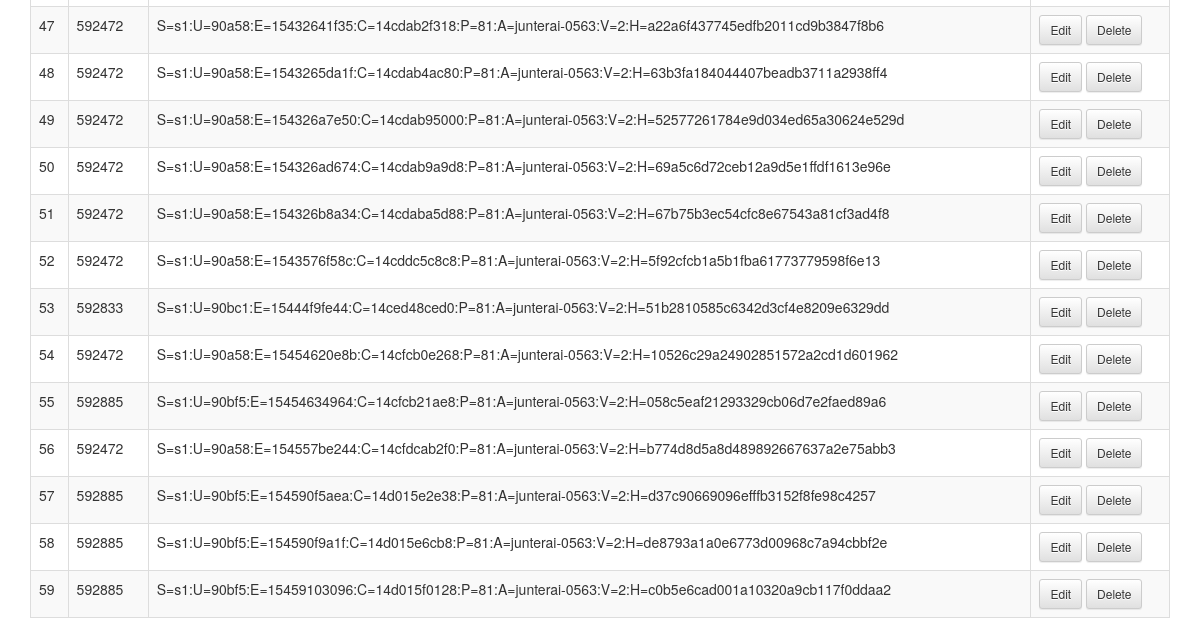
Page /cms/user/ (lower part) on the earlier database version.
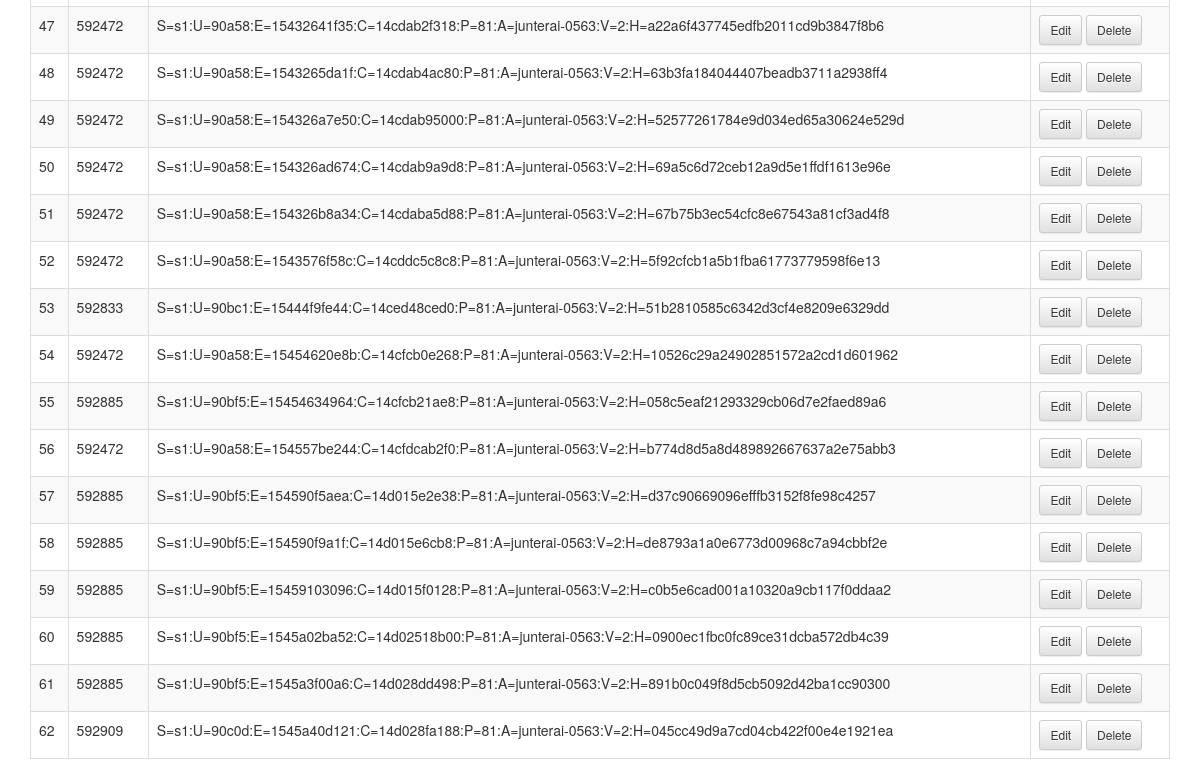
Same page on the later database version.
### cms/models.py (models this page shows, shortened)
class User(models.Model):
    user_id = models.CharField(u'user_id', max_length=255)
    access_token = models.CharField(u'access_token', max_length=255, blank=True)

### cms/views.py (the view)
# urls.py: url(r'^user/(?P<user_id>\d+)/$', views.user_list, name='user_list'),   # 一覧
def user_list(request, user_id=None):
	'''get user_list'''
	users = User.objects.all().order_by('id')
	return render_to_response('cms/user_list.html',  # 使用するテンプレート
                              {'users': users},       # テンプレートに渡すデータ
                              context_instance=RequestContext(request))  # その他標準のコンテキスト

### cms/templates/cms/user_list.html (shortened to what this page needs)
{% extends "cms/base.html" %}
{% block content %}
    <table class="table table-striped table-bordered">
      <tbody>
        {% for user in users %}
        <tr>
          <td>{{ user.id }}</td>
          <td>{{ user.user_id }}</td>
          <td>{{ user.access_token }}</td>
          <td>
            <a href="/cms/user/mod/{{ user.user_id }}" class="btn btn-default btn-sm">Edit</a>
            <a href="/cms/user/del/{{ user.user_id }}" class="btn btn-default btn-sm">Delete</a>
          </td>
        </tr>
        {% endfor %}
      </tbody>
    </table>
{% endblock content %}

### cms/templates/cms/base.html (shortened to what this page needs)
{% load staticfiles %}
<!DOCTYPE html>
<html lang="{{ LANGUAGE_CODE|default:"en-us" }}">
<head>
<link href="{% static 'styles/bootstrap.css' %}" rel="stylesheet">
<link rel="stylesheet" href="https://maxcdn.bootstrapcdn.com/bootstrap/3.3.4/css/bootstrap-theme.min.css">
</head>
<body>
  <div class="container">
    {% block content %}{% endblock %}
  </div>
</body>
</html>

### cms/templates/cms/user_list.html (style rules this page uses)
table { margin-top: 8px; }

Differences in the rows shown:
added User: id "60", user_id "592885", access_token "S=s1:U=90bf5:E=1545a02ba52:C=14d02518b00:P=81:A=junterai-0563:V=2:H=0900ec1fbc0fc89ce31dcba572db4c39"
added User: id "61", user_id "592885", access_token "S=s1:U=90bf5:E=1545a3f00a6:C=14d028dd498:P=81:A=junterai-0563:V=2:H=891b0c049f8d5cb5092d42ba1cc90300"
added User: id "62", user_id "592909", access_token "S=s1:U=90c0d:E=1545a40d121:C=14d028fa188:P=81:A=junterai-0563:V=2:H=045cc49d9a7cd04cb422f00e4e1921ea"
